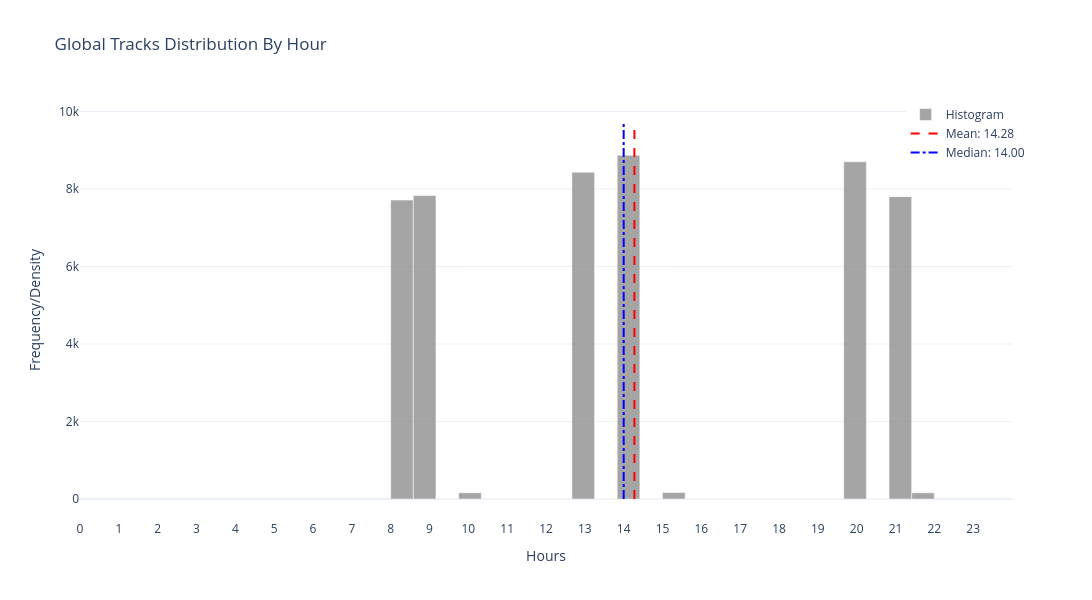

Here is the notebook cell this chart was saved with:
### Code cell
plotly_frequency_density_numeric_plotlypx(df_music_loc_dt['hour'], bins=24, density=False, color='grey', title='Global Tracks Distribution By Hour', xlabel='Hours', ylabel='Frequency/Density',
                                          xticks_range=(0, 24, 1), rotation=0, show_kde=False)

### Figure 1 — Plotly figure (JSON) as saved in the notebook; plotly's stock layout.template omitted (floating-point values rounded to 4 significant figures)
{"data": [{"marker": {"color": "grey"}, "name": "Histogram", "opacity": 0.7, "type": "bar", "width": [0.5833, 0.5833, 0.5833, 0.5833, 0.5833, 0.5833, 0.5833, 0.5833, 0.5833, 0.5833, 0.5833, 0.5833, 0.5833, 0.5833, 0.5833, 0.5833, 0.5833, 0.5833, 0.5833, 0.5833, 0.5833, 0.5833, 0.5833, 0.5833], "x": [8.292, 8.875, 9.458, 10.04, 10.62, 11.21, 11.79, 12.38, 12.96, 13.54, 14.12, 14.71, 15.29, 15.88, 16.46, 17.04, 17.62, 18.21, 18.79, 19.38, 19.96, 20.54, 21.12, 21.71], "y": [7715, 7832, 0, 161, 0, 0, 0, 0, 8433, 0, 8869, 0, 167, 0, 0, 0, 0, 0, 0, 0, 8703, 0, 7804, 160]}, {"line": {"color": "red", "dash": "dash"}, "mode": "lines", "name": "Mean: 14.28", "type": "scatter", "x": [14.28, 14.28], "y": [0, 9756.0]}, {"line": {"color": "blue", "dash": "dashdot"}, "mode": "lines", "name": "Median: 14.00", "type": "scatter", "x": [14, 14], "y": [0, 9756.0]}], "layout": {"bargap": 0.05, "height": 600, "legend": {"orientation": "v", "x": 1.02, "xanchor": "right", "y": 1, "yanchor": "top"}, "title": {"text": "Global Tracks Distribution By Hour"}, "width": 1200, "xaxis": {"range": [0, 24], "tickmode": "array", "tickvals": [0, 1, 2, 3, 4, 5, 6, 7, 8, 9, 10, 11, 12, 13, 14, 15, 16, 17, 18, 19, 20, 21, 22, 23], "title": {"text": "Hours"}}, "yaxis": {"title": {"text": "Frequency/Density"}}}}
